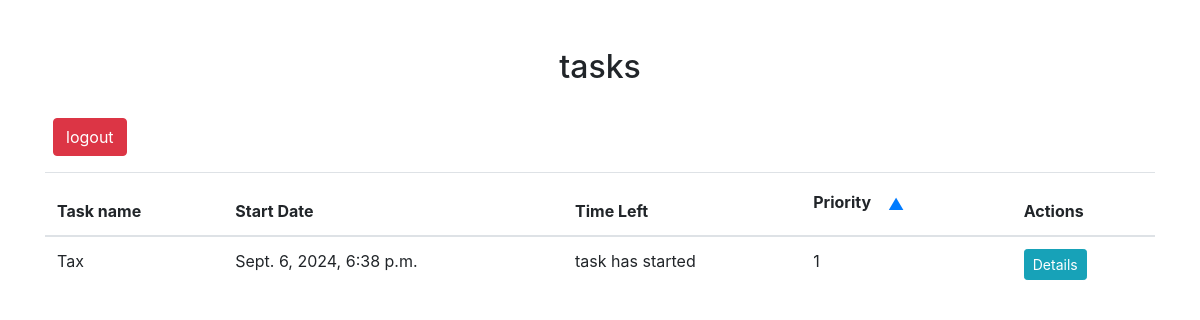
Screenshot of /user/ (signed in) with the database file from the repository.
### tmsapp/models.py (models this page shows)
class Task(models.Model):
    name = models.CharField(max_length=100)
    category = models.ForeignKey(Category, on_delete=models.CASCADE)
    assigned_to = models.ForeignKey(User, on_delete=models.CASCADE, blank=False, related_name='tasks')
    start_date = models.DateTimeField()
    end_date = models.DateTimeField()
    priority = models.IntegerField(default=1)
    description = models.TextField(default='')
    location = models.CharField(max_length=255, default='')
    organizer = models.CharField(max_length=100, default='')
    is_completed = models.BooleanField(default=False)  # New field to track completion

### tmsapp/views.py (the view)
# urls.py: path('user/', views.user_tasks_list, name='user_tasks_list'),
@login_required
def user_tasks_list(request):
    tasks = request.user.tasks.all()
    return render(request, 'tmsapp/user_tasks_list.html', {'tasks': tasks})

### tmsapp/templates/tmsapp/user_tasks_list.html (shortened to what this page needs)
<!DOCTYPE html>
<html lang="en">
  <head>
    <link rel="stylesheet" href="https://maxcdn.bootstrapcdn.com/bootstrap/4.5.2/css/bootstrap.min.css" />
  </head>
  <body>
    <div class="container mt-5">
      <h2 class="text-center">{{ category.name }} tasks</h2>
      <br />
      <div class="mb-3">
        <a href="{% url 'logout' %}" class="btn btn-danger ml-2">logout</a>
      </div>
      <table id="taskTable" class="table">
        <thead>
          <tr>
            <th>Task name</th>
            <th>Start Date</th>
            <th>Time Left</th>
            <th>
              Priority <button class="btn btn-link" onclick="sortByPriority()">&#x25B2;</button>
            </th>
            <th>Actions</th>
          </tr>
        </thead>
        <tbody>
          {% for task in tasks %}
            <tr>
              <td>{{ task.name }}</td>
              <td>{{ task.start_date }}</td>
              <td>
                <div id="countdown_{{ task.id }}" class="countdown-timer"></div>
              </td>
              <td>{{ task.priority }}</td>
              <td>
                <button type="button" class="btn btn-info btn-sm" data-toggle="modal" data-target="#taskModal_{{ task.id }}">Details</button>
              </td>
            </tr>
          {% endfor %}
        </tbody>
      </table>
    </div>
  </body>
</html>

### rows the page displays
Task: name "Tax", start_date "Sept. 6, 2024, 6:38 p.m.", priority "1"
